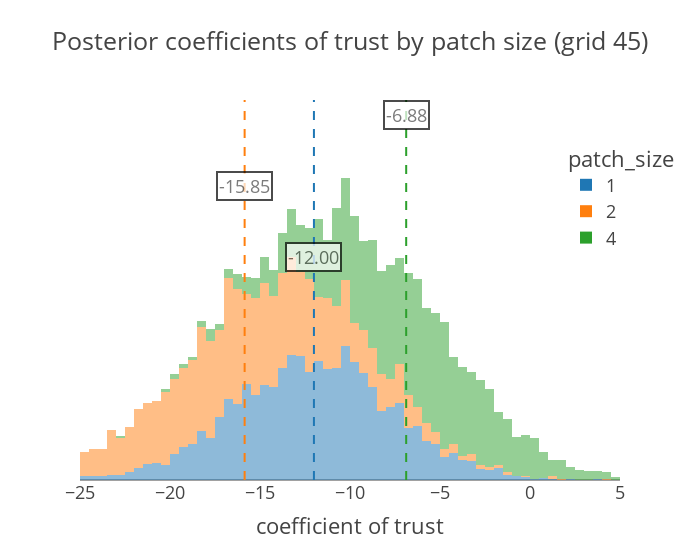

The notebook cell this image was saved under:
### Code cell
fig_coefs45 = plot_coefs(sample45)


pio.write_image(fig_coefs45, 'exported_figures/fig_coefs45.png', 
               engine = "kaleido", width=600, height=600, scale=5)

### Figure 1 — Plotly figure (JSON) as saved in the notebook; plotly's stock layout.template omitted (floating-point values rounded to 4 significant figures; data arrays with more than 128 entries replaced by an {"elided": "..."} marker saying what was removed)
{"data": [{"alignmentgroup": "True", "bingroup": "x", "hovertemplate": "patch_size=1<br>coefficient of trust=%{x}<br>count=%{y}<extra></extra>", "legendgroup": "1", "marker": {"color": "#1f77b4", "opacity": 0.5, "pattern": {"shape": ""}}, "name": "1", "nbinsx": 100, "offsetgroup": "1", "orientation": "v", "showlegend": true, "type": "histogram", "x": {"elided": "3000 float values"}, "xaxis": "x", "yaxis": "y"}, {"alignmentgroup": "True", "bingroup": "x", "hovertemplate": "patch_size=2<br>coefficient of trust=%{x}<br>count=%{y}<extra></extra>", "legendgroup": "2", "marker": {"color": "#ff7f0e", "opacity": 0.5, "pattern": {"shape": ""}}, "name": "2", "nbinsx": 100, "offsetgroup": "2", "orientation": "v", "showlegend": true, "type": "histogram", "x": {"elided": "3000 float values"}, "xaxis": "x", "yaxis": "y"}, {"alignmentgroup": "True", "bingroup": "x", "hovertemplate": "patch_size=4<br>coefficient of trust=%{x}<br>count=%{y}<extra></extra>", "legendgroup": "4", "marker": {"color": "#2ca02c", "opacity": 0.5, "pattern": {"shape": ""}}, "name": "4", "nbinsx": 100, "offsetgroup": "4", "orientation": "v", "showlegend": true, "type": "histogram", "x": {"elided": "3000 float values"}, "xaxis": "x", "yaxis": "y"}], "layout": {"annotations": [{"bgcolor": "white", "bordercolor": "black", "borderwidth": 2, "opacity": 0.7, "showarrow": false, "text": "-12.00", "x": -12.0, "y": 250}, {"bgcolor": "white", "bordercolor": "black", "borderwidth": 2, "opacity": 0.7, "showarrow": false, "text": "-15.85", "x": -15.85, "y": 330}, {"bgcolor": "white", "bordercolor": "black", "borderwidth": 2, "opacity": 0.7, "showarrow": false, "text": "-6.88", "x": -6.878, "y": 410}], "barmode": "relative", "legend": {"title": {"text": "patch_size"}, "tracegroupgap": 0, "x": 0.9, "xanchor": "left", "y": 0.9, "yanchor": "top"}, "shapes": [{"line": {"color": "#1f77b4", "dash": "dash"}, "name": "Median (-12.003780364990234)", "type": "line", "x0": -12.0, "x1": -12.0, "xref": "x", "y0": 0, "y1": 1, "yref": "y domain"}, {"line": {"color": "#ff7f0e", "dash": "dash"}, "name": "Median (-15.853629112243652)", "type": "line", "x0": -15.85, "x1": -15.85, "xref": "x", "y0": 0, "y1": 1, "yref": "y domain"}, {"line": {"color": "#2ca02c", "dash": "dash"}, "name": "Median (-6.878161430358887)", "type": "line", "x0": -6.878, "x1": -6.878, "xref": "x", "y0": 0, "y1": 1, "yref": "y domain"}], "title": {"text": "Posterior coefficients of trust by patch size (grid 45)"}, "width": 700, "xaxis": {"anchor": "y", "domain": [0, 1], "range": [-25, 5], "title": {"text": "coefficient of trust"}}, "yaxis": {"anchor": "x", "domain": [0, 1], "showgrid": false, "showticklabels": false, "title": {"text": ""}}}}
